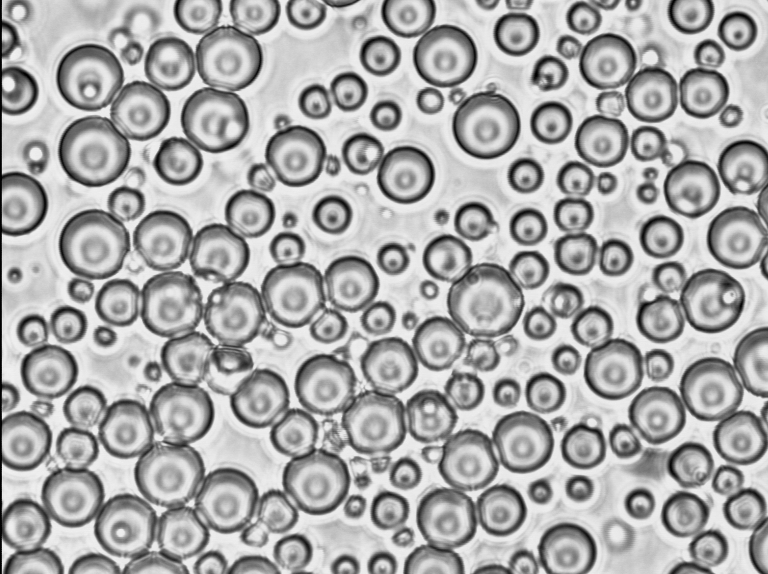
//> input picture Buubles_Code_Images/code/Sample2/drop01.jpg, 768 x 574 px; its folder holds only this picture in this run
$ ./V3   (built with g++ and OpenCV 4)
//> lines starting //> are read from the running program, lines starting //| are printed output that depends on the picture; after the words box and inside, x2 and y2 are one past the last pixel; in counts of white or black regions, pixels touching at a corner belong together
//> further down, imagegray is the input picture: 574 rows x 768 cols, CV_8UC1; min 0, max 242, mean 170
#include <opencv2\opencv.hpp>   // opencv  library is included
#include <iostream> // standard C++ I/O
#include <cmath>

#pragma warning (disable : 4996)
using namespace cv;  // OpenCV API is in the C++ "cv" namespace
using namespace std; // OpenCV API is in the C++ "std" namespace


Mat images, image, imagegray, threshold_output, backgroud;


int Hough(cv::String path, std::string save_file_name) {
//> called with save_file_name = "text_results\data0.txt"

	medianBlur(imagegray, imagegray, 3);

	Mat element = getStructuringElement(0, Size(7,7), Point(3, 3));

	morphologyEx(imagegray, imagegray, 3, element);
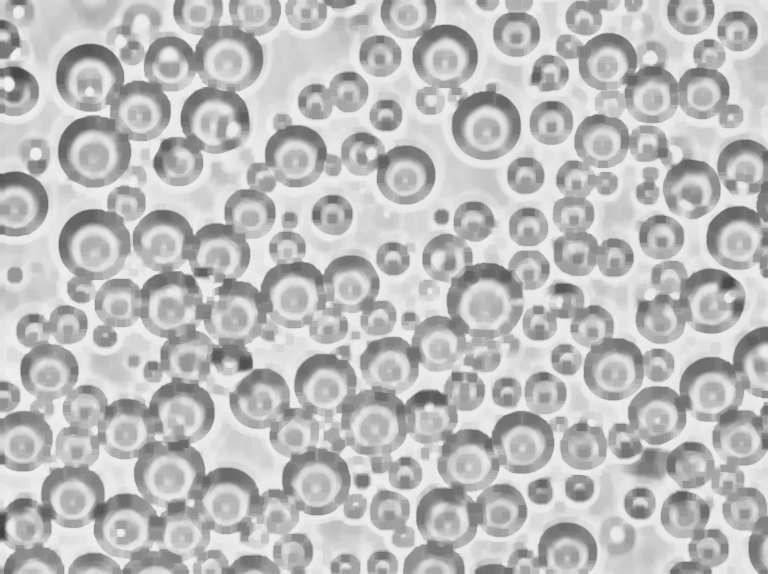
//> imagegray: 574 rows x 768 cols, CV_8UC1; min 67, max 240, mean 188


	vector<Vec3f> circles;
	HoughCircles(imagegray, circles, HOUGH_GRADIENT, 1, imagegray.rows / 32, 200,20, 10, 30 );
//> circles = 123 circles (x, y, radius), first 12: [405.5, 174.5, 29.4], [691.5, 188.5, 29.4], [607.5, 62.5, 29.4], [567.5, 551.5, 29.4], [527.5, 226.5, 19.9], [525.5, 175.5, 18.5], [347.5, 91.5, 20.2], [349.5, 283.5, 29.4], [741.5, 436.5, 29.4], [48.5, 371.5, 28.3], [249.5, 213.5, 26], [736.5, 30.5, 20.7]


	ofstream outfile;
	outfile.open(save_file_name);


	for (size_t i = 0; i < circles.size(); i++)
	{
		Point center(cvRound(circles[i][0]), cvRound(circles[i][1]));

		putText(imagegray, to_string(i+1), center, 1, 1, Scalar(0, 0, 255), 2, 0);

		int radius = cvRound(circles[i][2]);


		outfile << path << ":" << " X : " <<  circles[i][0] <<   " Y : " << circles[i][1]   <<  " Diameter " << to_string(radius*2) << endl;
		// draw the circle center
		circle(imagegray, center, 3, Scalar(0, 255, 0), -1, 8, 0);
		// draw the circle outline
		circle(imagegray, center, radius, Scalar(0, 0, 255), 3, 8, 0);


	}
//> this loop made 123 passes
//> (center, radius) on passes 1 to 12: (Point(406, 174), 29), (Point(692, 188), 29), (Point(608, 62), 29), (Point(568, 552), 29), (Point(528, 226), 20), (Point(526, 176), 18), (Point(348, 92), 20), (Point(350, 284), 29), (Point(742, 436), 29), (Point(48, 372), 28), (Point(250, 214), 26), (Point(736, 30), 21)
//> pass 2, in Hough, `putText(imagegray, to_string(i+1), center, 1, 1, Scalar(0, 0, 255), 2,..`:
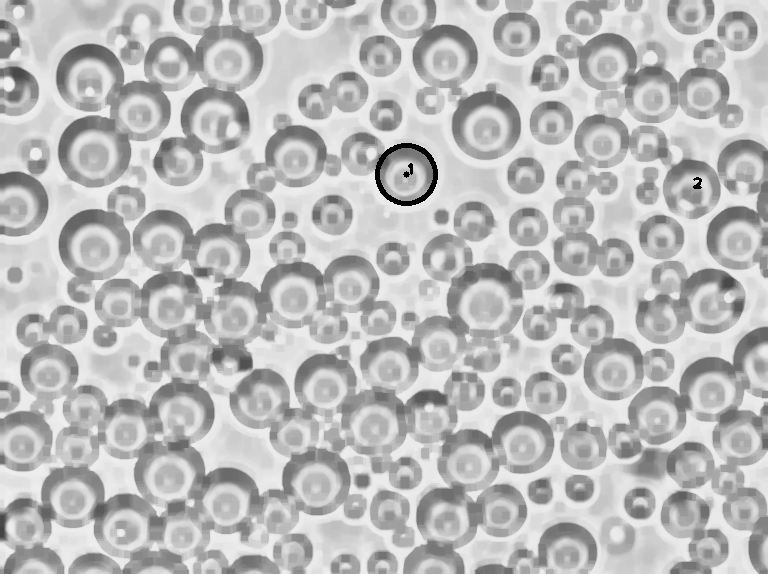
//> imagegray: 574 rows x 768 cols, CV_8UC1; min 0, max 240, mean 187.5
//> pass 3, in Hough, `putText(imagegray, to_string(i+1), center, 1, 1, Scalar(0, 0, 255), 2,..`:
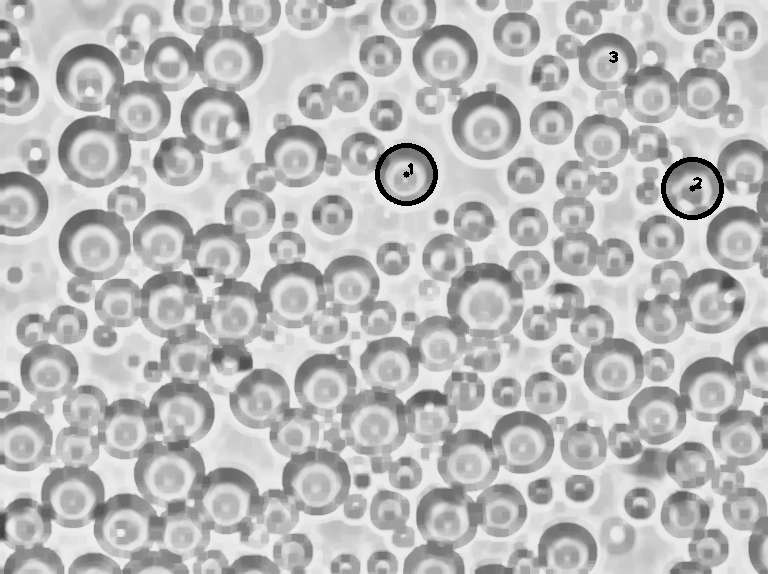
//> imagegray: 574 rows x 768 cols, CV_8UC1; 0.23% of pixels changed, all inside (x1, y1, x2, y2) = (609, 51, 724, 220)
//> after the loop:
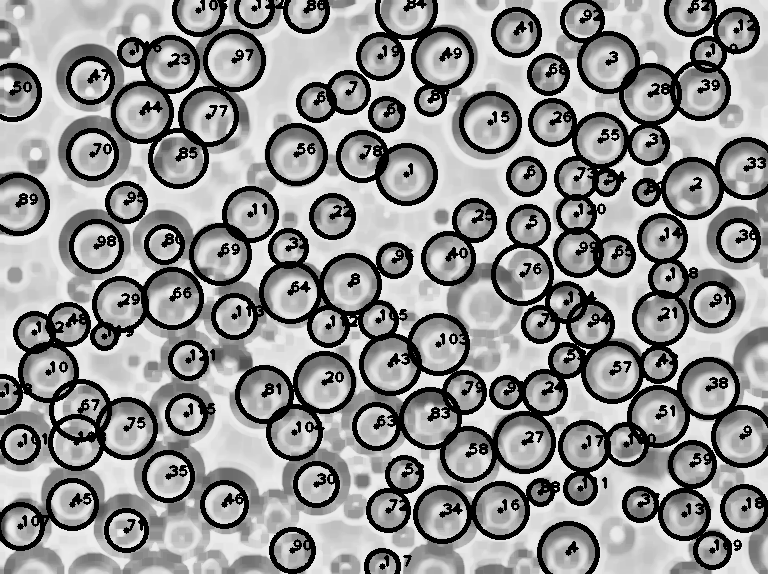
//> imagegray: 574 rows x 768 cols, CV_8UC1; min 0, max 240, mean 147.6

	imshow("Hough Circles", imagegray);

	return 0;
}

int main(int argc, char** argv)
{

	vector<cv::String> filepaths;
	glob("Sample2\\*.jpg", filepaths);

	cout << filepaths.size() << std::endl;

	for (int i = 0; i < filepaths.size(); i++)
	{
		imagegray = imread(filepaths[i], 0);

		std:string data_text = "text_results\\data" + to_string(i) + ".txt";
		Hough(filepaths[i], data_text);

		waitKey(0);

	}
	return(0);
}

$ run again, on Buubles_Code_Images/code/Sample2/drop05.jpg
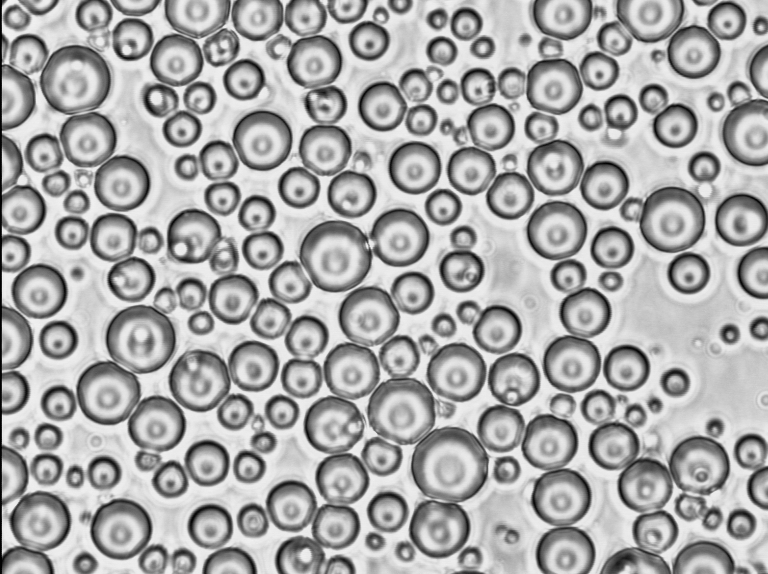
//> input picture Buubles_Code_Images/code/Sample2/drop05.jpg, 768 x 574 px
//> imagegray is the input picture: 574 rows x 768 cols, CV_8UC1; min 0, max 244, mean 168.8
//> circles = 147 circles (x, y, radius), first 12: [414.5, 167.5, 27.1], [156.5, 424.5, 29.4], [688.5, 272.5, 21.6], [87.5, 138.5, 29.4], [122.5, 184.5, 29.4], [693.5, 52.5, 27.1], [332.5, 424.5, 29.4], [626.5, 368.5, 23.8], [571.5, 362.5, 29.4], [324.5, 148.5, 27.1], [387.5, 512.5, 21.6], [456.5, 371.5, 29.4]
//> the loop in Hough, `for (size_t i = 0; i < circles.size(); i++)` made 147 passes
//> (center, radius) on passes 1 to 8: (Point(414, 168), 27), (Point(156, 424), 29), (Point(688, 272), 22), (Point(88, 138), 29), (Point(122, 184), 29), (Point(694, 52), 27), (Point(332, 424), 29), (Point(626, 368), 24)
//> pass 3, in Hough, `putText(imagegray, to_string(i+1), center, 1, 1, Scalar(0, 0, 255), 2,..`:
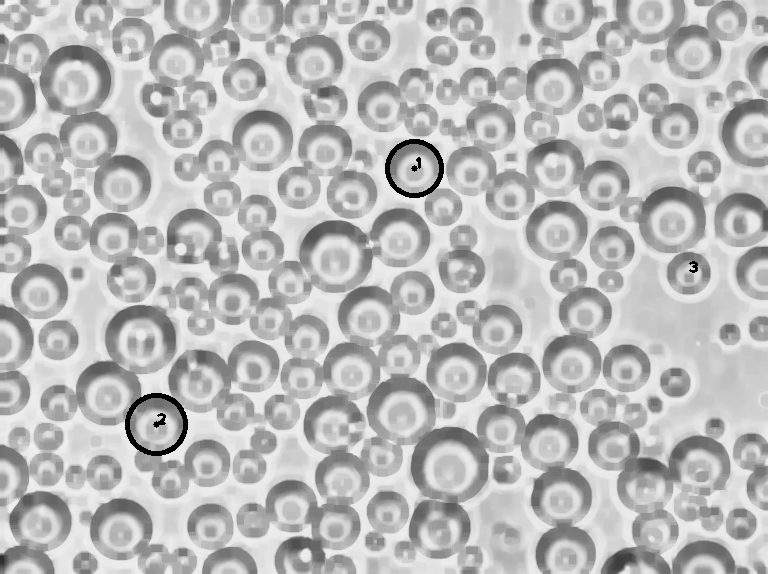
//> imagegray: 574 rows x 768 cols, CV_8UC1; min 0, max 242, mean 186.7
//> after the loop in Hough, `for (size_t i = 0; i < circles.size(); i++)`:
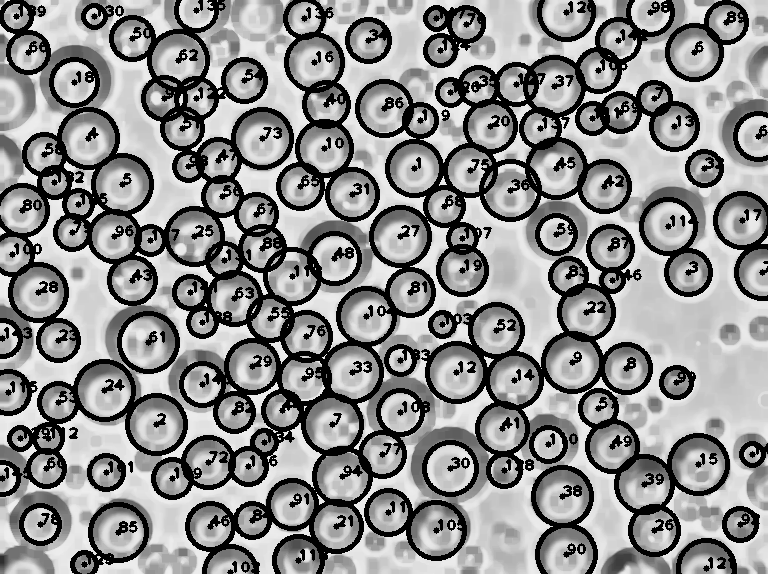
//> imagegray: 574 rows x 768 cols, CV_8UC1; min 0, max 242, mean 142.1

$ run again, on Buubles_Code_Images/code/Sample2/drop06.jpg
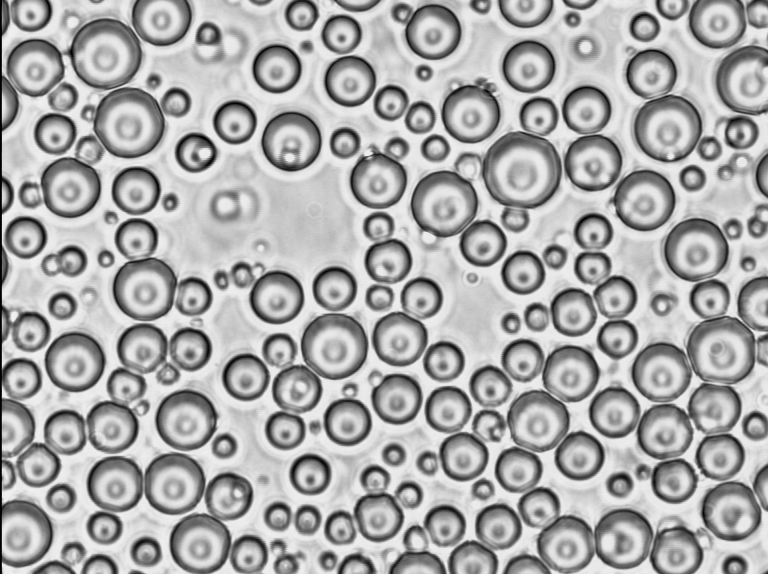
//> input picture Buubles_Code_Images/code/Sample2/drop06.jpg, 768 x 574 px
//> imagegray is the input picture: 574 rows x 768 cols, CV_8UC1; min 0, max 241, mean 170.2
//> circles = 128 circles (x, y, radius), first 12: [35.5, 67.5, 29.4], [569.5, 373.5, 29.4], [522.5, 272.5, 22.3], [115.5, 483.5, 29.4], [586.5, 109.5, 25.7], [234.5, 122.5, 22.4], [432.5, 32.5, 29.4], [276.5, 297.5, 28.1], [276.5, 68.5, 26], [663.5, 431.5, 29.4], [245.5, 377.5, 23.9], [25.5, 237.5, 21.8]
//> the loop in Hough, `for (size_t i = 0; i < circles.size(); i++)` made 128 passes
//> (center, radius) on passes 1 to 8: (Point(36, 68), 29), (Point(570, 374), 29), (Point(522, 272), 22), (Point(116, 484), 29), (Point(586, 110), 26), (Point(234, 122), 22), (Point(432, 32), 29), (Point(276, 298), 28)
//> pass 3, in Hough, `putText(imagegray, to_string(i+1), center, 1, 1, Scalar(0, 0, 255), 2,..`:
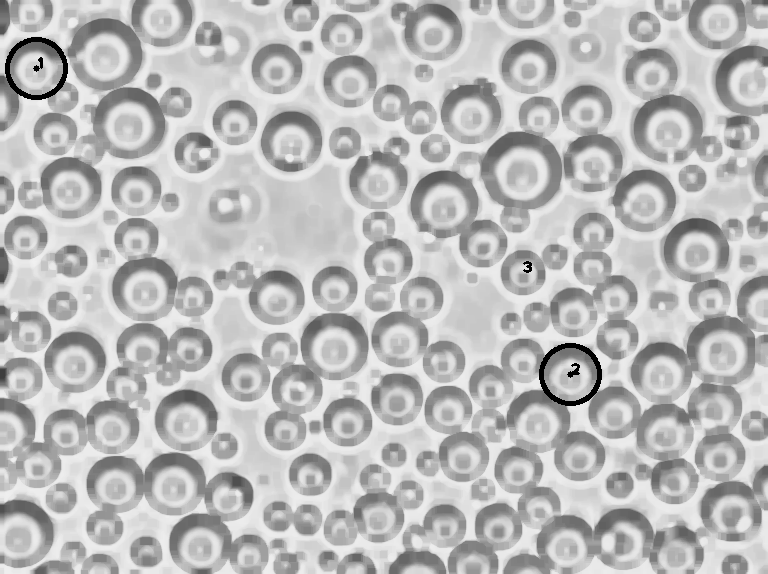
//> imagegray: 574 rows x 768 cols, CV_8UC1; min 0, max 240, mean 186.9
//> after the loop in Hough, `for (size_t i = 0; i < circles.size(); i++)`:
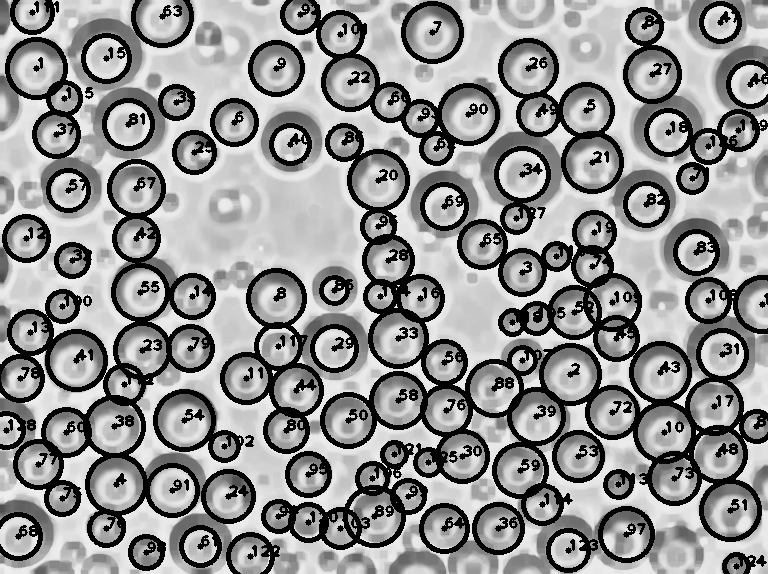
//> imagegray: 574 rows x 768 cols, CV_8UC1; min 0, max 240, mean 146.6

$ run again, on Buubles_Code_Images/code/Sample2/drop07.jpg
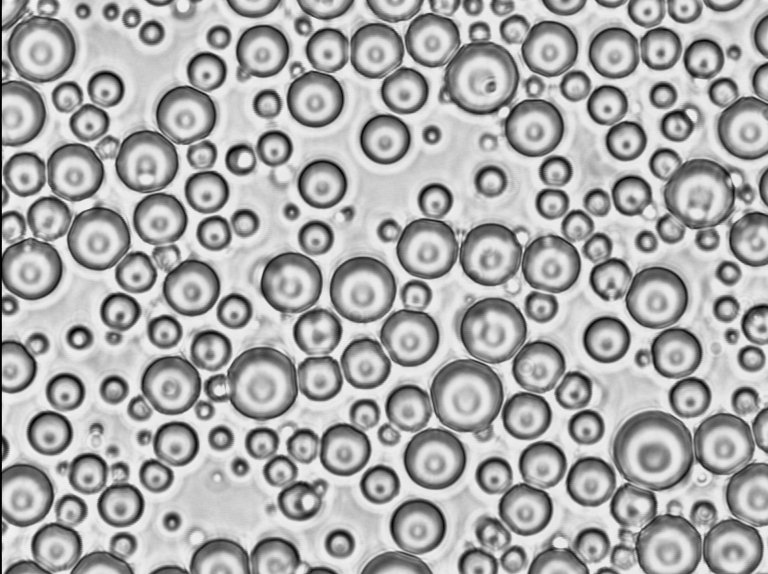
//> input picture Buubles_Code_Images/code/Sample2/drop07.jpg, 768 x 574 px
//> imagegray is the input picture: 574 rows x 768 cols, CV_8UC1; min 0, max 242, mean 170.5
//> circles = 128 circles (x, y, radius), first 12: [467.5, 398.5, 25.4], [191.5, 287.5, 29.4], [606.5, 339.5, 23.9], [379.5, 484.5, 20.1], [614.5, 52.5, 27.2], [362.5, 292.5, 21.8], [525.5, 415.5, 24.9], [365.5, 363.5, 26], [75.5, 172.5, 29.3], [319.5, 377.5, 24.3], [120.5, 505.5, 23.9], [418.5, 526.5, 28.3]
//> the loop in Hough, `for (size_t i = 0; i < circles.size(); i++)` made 128 passes
//> (center, radius) on passes 1 to 8: (Point(468, 398), 25), (Point(192, 288), 29), (Point(606, 340), 24), (Point(380, 484), 20), (Point(614, 52), 27), (Point(362, 292), 22), (Point(526, 416), 25), (Point(366, 364), 26)
//> pass 3, in Hough, `putText(imagegray, to_string(i+1), center, 1, 1, Scalar(0, 0, 255), 2,..`:
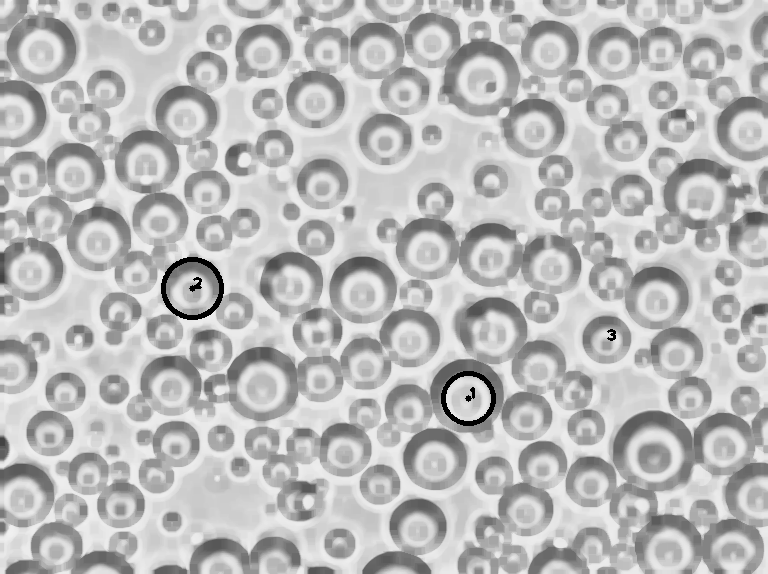
//> imagegray: 574 rows x 768 cols, CV_8UC1; min 0, max 240, mean 187.1
//> after the loop in Hough, `for (size_t i = 0; i < circles.size(); i++)`:
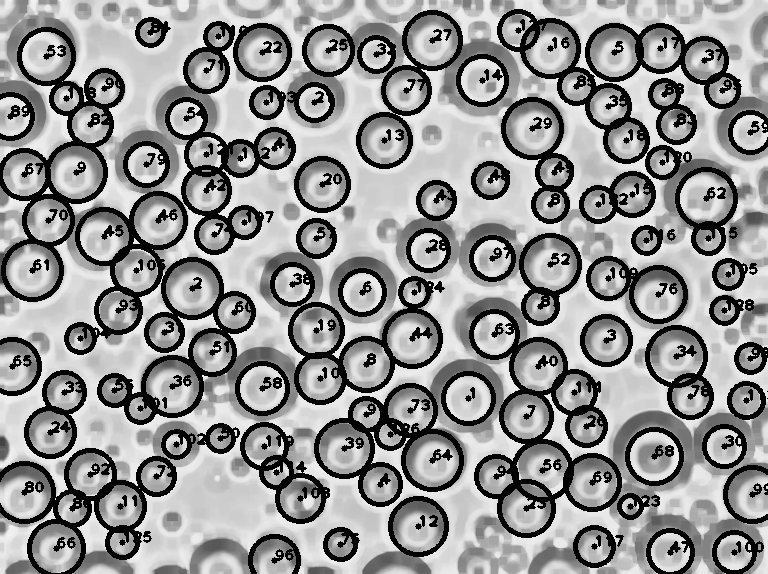
//> imagegray: 574 rows x 768 cols, CV_8UC1; min 0, max 240, mean 147.5

$ run again, on Buubles_Code_Images/code/Sample2/drop02.jpg
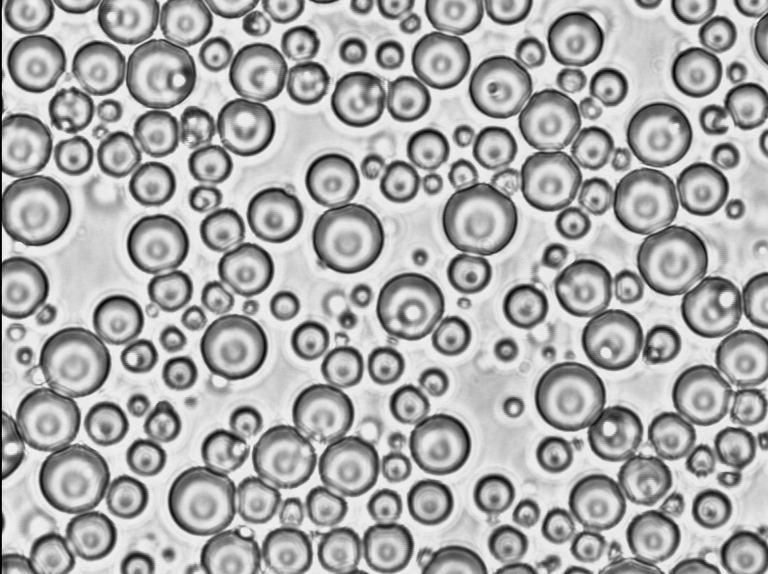
//> input picture Buubles_Code_Images/code/Sample2/drop02.jpg, 768 x 574 px
//> imagegray is the input picture: 574 rows x 768 cols, CV_8UC1; min 0, max 241, mean 171
//> circles = 119 circles (x, y, radius), first 12: [574.5, 39.5, 29.4], [652.5, 536.5, 27.1], [661.5, 343.5, 19.9], [332.5, 180.5, 28.2], [34.5, 63.5, 29.4], [274.5, 214.5, 28.3], [152.5, 184.5, 23.6], [245.5, 127.5, 29.4], [493.5, 493.5, 21.2], [695.5, 72.5, 25.7], [613.5, 432.5, 29.4], [441.5, 60.5, 29.4]
//> the loop in Hough, `for (size_t i = 0; i < circles.size(); i++)` made 119 passes
//> (center, radius) on passes 1 to 8: (Point(574, 40), 29), (Point(652, 536), 27), (Point(662, 344), 20), (Point(332, 180), 28), (Point(34, 64), 29), (Point(274, 214), 28), (Point(152, 184), 24), (Point(246, 128), 29)
//> after the loop in Hough, `for (size_t i = 0; i < circles.size(); i++)`:
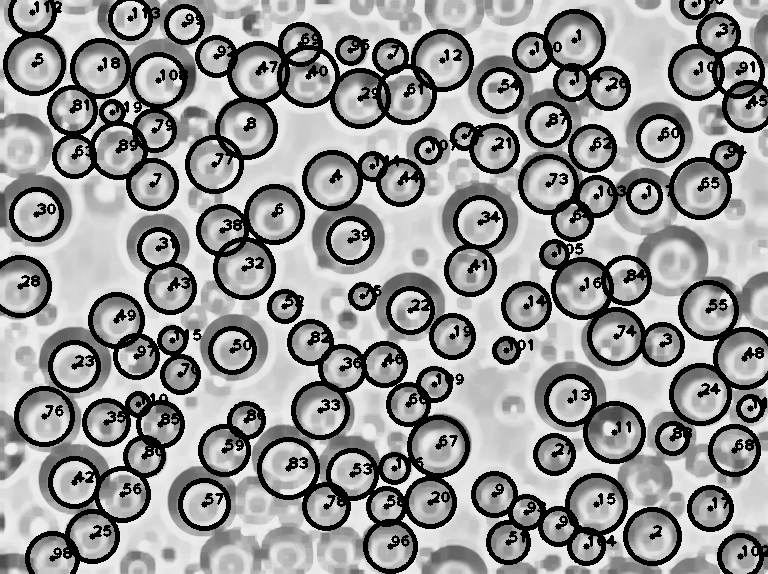
//> imagegray: 574 rows x 768 cols, CV_8UC1; min 0, max 240, mean 150.5
